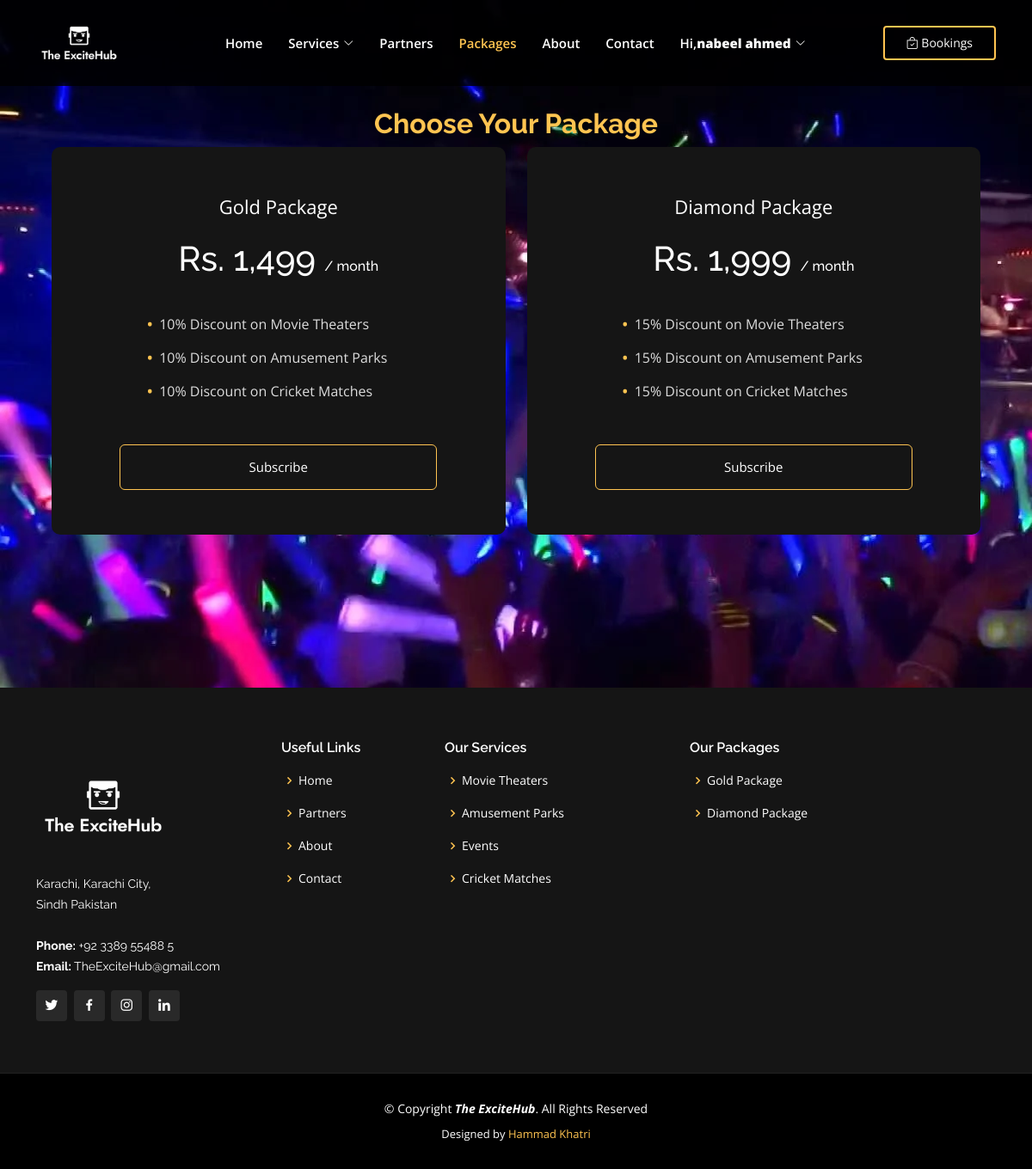
The page /packages.php (signed in) on the database its author committed.
### tables this page shows
CREATE TABLE `packages` (
  `id` int(11) NOT NULL,
  `pname` varchar(30) NOT NULL,
  `price` varchar(30) NOT NULL,
  `dis_movie` varchar(30) NOT NULL,
  `dis_amusement` varchar(30) NOT NULL,
  `dis_cricket` varchar(30) NOT NULL,
  `plaunch_time` datetime NOT NULL DEFAULT current_timestamp()
);

### packages.php (the view, shortened to what this page needs)
<?php
include('_package_expired.php');
?>
<!DOCTYPE html>
<html lang="en">
<head>
  <link href="assets/vendor/aos/aos.css" rel="stylesheet">
  <link href="assets/vendor/bootstrap/css/bootstrap.min.css" rel="stylesheet">
  <link href="assets/vendor/bootstrap-icons/bootstrap-icons.css" rel="stylesheet">
  <link href="assets/vendor/boxicons/css/boxicons.min.css" rel="stylesheet">
  <link href="assets/vendor/glightbox/css/glightbox.min.css" rel="stylesheet">
  <link href="assets/vendor/remixicon/remixicon.css" rel="stylesheet">
  <link href="assets/vendor/swiper/swiper-bundle.min.css" rel="stylesheet">
  <link href="assets/css/style.css" rel="stylesheet">
</head>
<body>
  <header id="header" class="fixed-top ">
    <div class="container d-flex align-items-center justify-content-lg-between">
      <a href="home.php" class="logo me-auto me-lg-0"><img src="logo/default.png" alt="" class="img-fluid"></a>
      <nav id="navbar" class="navbar order-last order-lg-0">
        <ul>
          <li><a class="nav-link scrollto " href="home.php #hero">Home</a></li>
          <li class="dropdown">
            <a href="#" class="nav-link scrollto "><span>Services</span> <i class="bi bi-chevron-down"></i></a>
          </li>
          <li><a class="nav-link scrollto " href="home.php #partners">Partners</a></li>
          <li><a class="nav-link scrollto active" href="packages.php">Packages</a></li>
          <li><a class="nav-link scrollto" href="home.php #about">About</a></li>
          <li><a class="nav-link scrollto" href="home.php #contact">Contact</a></li>
          <li class="dropdown">
            <a href="#" class="nav-link scrollto ">Hi,<span><b><?php echo $_SESSION['username'];?></b></span> <i class="bi bi-chevron-down"></i></a>
          </li>
        </ul>
      </nav>
      <a href="bookings.php" class="get-started-btn"><i class="bi bi-bag-check"></i> Bookings</a>
    </div>
  </header>
  <main id="main">
        <div class="con">
          <h2><strong>Choose Your Package</strong></h2>
          <div class="price-row">
     <?php
     $sql="SELECT * FROM `packages`";
     $result=mysqli_query($conn,$sql);
     while($row=mysqli_fetch_assoc($result)){
     ?>
            <div class="price-col mb-4">
              <p><?php echo $row['pname'];?></p>
              <h3>Rs. <?php echo $row['price'];?> <span>/ month</span></h3>
              <ul>
                <li><?php echo $row['dis_movie'];?>% Discount on Movie Theaters</li>
                <li><?php echo $row['dis_amusement'];?>% Discount on Amusement Parks</li>
                <li><?php echo $row['dis_cricket'];?>% Discount on Cricket Matches</li>
              </ul>
              <?php
if (isset($_SESSION['id'])) {
    $id = $_SESSION['id'];
    $sql_user = "SELECT * FROM `users` WHERE `id` = '$id'";
    $result_user = mysqli_query($conn, $sql_user);
    $user = mysqli_fetch_assoc($result_user);
    if (isset($user['username']) && isset($user['email'])) {
        $username = $user['username'];
        $email = $user['email'];
        $package = $row['pname'];
        $sql_subscription = "SELECT * FROM `subscription` WHERE `sname`='$username' AND `email`='$email' AND `package`='$package'";
        $result_subscription = mysqli_query($conn, $sql_subscription);
        $subscription = mysqli_fetch_assoc($result_subscription);
        if (mysqli_num_rows($result_subscription) > 0) {
            echo '<div class="subscribed"><b>Subscribed</b></div>';
            echo '<small type="button" class=" mt-2" data-id="' . $subscription['id'] . '" data-bs-toggle="modal" data-bs-target="#exampleModal">
                Cancel Subscription!
                </small>';
        }
        else {
            echo '<a href="subscribe.php?id=' . $row['id'] . '"><button>Subscribe</button></a>';
        }
    }
}
?>
            </div>
            <?php
            }
            ?>
          </div>
        </div>
  </main>
  <footer id="footer">
    <div class="footer-top">
      <div class="container">
        <div class="row">
          <div class="col-lg-3 col-md-6">
            <div class="footer-info">
              <a href="#hero"><img src="logo/default.png" alt="" class="img-fluid" id="logo"></a>
              <p>
                Karachi, Karachi City,<br>
                Sindh Pakistan<br><br>
                <strong>Phone:</strong> +92 3389 55488 5<br>
                <strong>Email:</strong> TheExciteHub@gmail.com<br>
              </p>
              <div class="social-links mt-3">
                <a href="https://twitter.com/" class="twitter"><i class="bx bxl-twitter"></i></a>
                <a href="https://www.facebook.com/" class="facebook"><i class="bx bxl-facebook"></i></a>
                <a href="https://www.instagram.com/" class="instagram"><i class="bx bxl-instagram"></i></a>
                <a href="https://www.linkedin.com/authwall?trk=qf&original_referer=https://www.google.com/&sessionRedirect=https%3A%2F%2Fpk.linkedin.com%2F" class="linkedin"><i class="bx bxl-linkedin"></i></a>
              </div>
            </div>
          </div>
          <div class="col-lg-2 col-md-6 footer-links">
            <h4>Useful Links</h4>
            <ul>
              <li><i class="bx bx-chevron-right"></i> <a href="home.php #hero">Home</a></li>
              <li><i class="bx bx-chevron-right"></i> <a href="home.php #partners">Partners</a></li>
              <li><i class="bx bx-chevron-right"></i> <a href="home.php #about">About</a></li>
              <li><i class="bx bx-chevron-right"></i> <a href="home.php #contact">Contact</a></li>
            </ul>
          </div>
          <div class="col-lg-3 col-md-6 footer-links">
            <h4>Our Services</h4>
            <ul>
              <li><i class="bx bx-chevron-right"></i> <a href="movie_theater.php">Movie Theaters</a></li>
              <li><i class="bx bx-chevron-right"></i> <a href="amusement_park.php">Amusement Parks</a></li>
              <li><i class="bx bx-chevron-right"></i> <a href="event.php">Events</a></li>
              <li><i class="bx bx-chevron-right"></i> <a href="cricket_match.php">Cricket Matches</a></li>
            </ul>
          </div>
          <div class="col-lg-4 col-md-6 footer-links">
            <h4>Our Packages</h4>
            <ul>
              <li><i class="bx bx-chevron-right"></i> <a href="packages.php">Gold Package</a></li>
              <li><i class="bx bx-chevron-right"></i> <a href="packages.php">Diamond Package</a></li>
            </ul>
          </div>
        </div>
      </div>
    </div>
    <div class="container">
      <div class="copyright">
        &copy; Copyright <strong><span><i>The ExciteHub</i></span></strong>. All Rights Reserved
      </div>
      <div class="credits">
        Designed by <a href="#hero">Hammad Khatri</a>
      </div>
    </div>
  </footer>
</body>
</html>

### rows shown on the page
packages: pname "Gold Package", price "1,499", dis_movie "10", dis_amusement "10", dis_cricket "10"
packages: pname "Diamond Package", price "1,999", dis_movie "15", dis_amusement "15", dis_cricket "15"

### other values the page prints
$_SESSION['username'] "nabeel ahmed"
